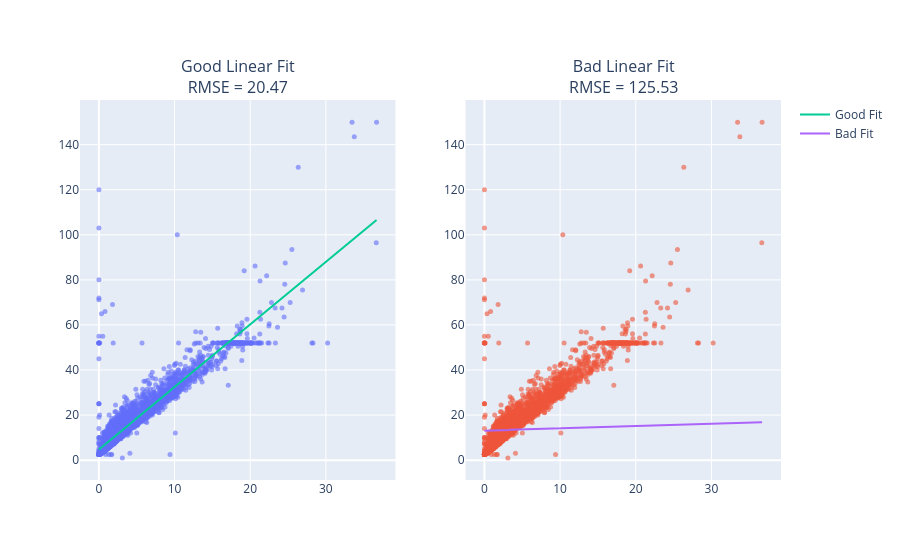

Notebook cell for this chart:
### Markdown cell above
Goal: find a linear relationship between the independent and dependent variables:

$$ y = mx + b $$

Score each line with how close the actual and predicted y-values are (using RMSE for the loss function).

The best scoring line is called the regression line.

### Code cell
import numpy as np
import plotly.graph_objects as go
from plotly.subplots import make_subplots
from sklearn.metrics import mean_squared_error

x = df["distance"].values
y = df["fare"].values

order = np.argsort(x)
x_sorted = x[order]
y_sorted = y[order]

# good model
coef_good = np.polyfit(x, y, 1)
y_pred_good = np.polyval(coef_good, x_sorted)
rmse_good = mean_squared_error(y, np.polyval(coef_good, x))

# bad model
coef_bad = [0.1, np.mean(y)] 
y_pred_bad = coef_bad[0] * x_sorted + coef_bad[1]
rmse_bad = mean_squared_error(y, coef_bad[0] * x + coef_bad[1])

fig = make_subplots(
    rows=1, cols=2,
    subplot_titles=[
        f"Good Linear Fit<br>RMSE = {rmse_good:.2f}",
        f"Bad Linear Fit<br>RMSE = {rmse_bad:.2f}",
    ]
)

for col in [1, 2]:
    fig.add_trace(
        go.Scatter(
            x=x, y=y,
            mode="markers",
            marker=dict(size=5, opacity=0.6),
            showlegend=False
        ),
        row=1, col=col
    )

fig.add_trace(go.Scatter(x=x_sorted, y=y_pred_good, mode="lines", name="Good Fit"),
              row=1, col=1)

fig.add_trace(go.Scatter(x=x_sorted, y=y_pred_bad, mode="lines", name="Bad Fit"),
              row=1, col=2)

fig.show()

### Figure 1 — Plotly figure (JSON) as saved in the notebook; plotly's stock layout.template omitted (floating-point values rounded to 4 significant figures; data arrays with more than 128 entries replaced by an {"elided": "..."} marker saying what was removed)
{"data": [{"marker": {"opacity": 0.6, "size": 5}, "mode": "markers", "showlegend": false, "type": "scatter", "x": {"elided": "6433 float values"}, "xaxis": "x", "y": {"elided": "6433 float values"}, "yaxis": "y"}, {"marker": {"opacity": 0.6, "size": 5}, "mode": "markers", "showlegend": false, "type": "scatter", "x": {"elided": "6433 float values"}, "xaxis": "x2", "y": {"elided": "6433 float values"}, "yaxis": "y2"}, {"mode": "lines", "name": "Good Fit", "type": "scatter", "x": {"elided": "6433 float values"}, "xaxis": "x", "y": {"elided": "6433 float values"}, "yaxis": "y"}, {"mode": "lines", "name": "Bad Fit", "type": "scatter", "x": {"elided": "6433 float values"}, "xaxis": "x2", "y": {"elided": "6433 float values"}, "yaxis": "y2"}], "layout": {"annotations": [{"font": {"size": 16}, "showarrow": false, "text": "Good Linear Fit<br>RMSE = 20.47", "x": 0.225, "xanchor": "center", "xref": "paper", "y": 1, "yanchor": "bottom", "yref": "paper"}, {"font": {"size": 16}, "showarrow": false, "text": "Bad Linear Fit<br>RMSE = 125.53", "x": 0.775, "xanchor": "center", "xref": "paper", "y": 1, "yanchor": "bottom", "yref": "paper"}], "xaxis": {"anchor": "y", "domain": [0, 0.45]}, "xaxis2": {"anchor": "y2", "domain": [0.55, 1]}, "yaxis": {"anchor": "x", "domain": [0, 1]}, "yaxis2": {"anchor": "x2", "domain": [0, 1]}}}
